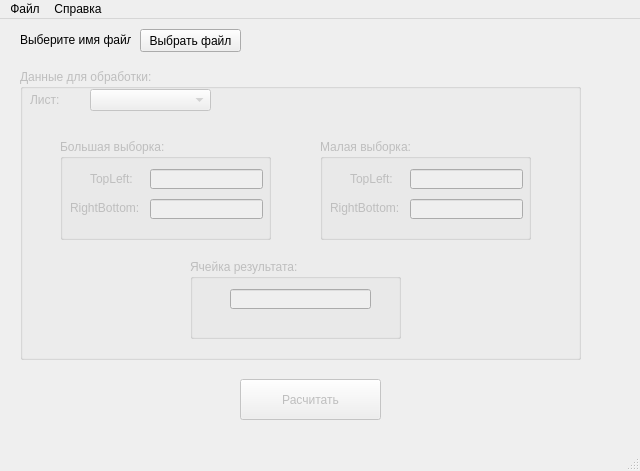
<?xml version="1.0" encoding="UTF-8"?>
<ui version="4.0">
 <class>MainWindow</class>
 <widget class="QMainWindow" name="MainWindow">
  <property name="windowModality">
   <enum>Qt::NonModal</enum>
  </property>
  <property name="geometry">
   <rect>
    <x>0</x>
    <y>0</y>
    <width>640</width>
    <height>471</height>
   </rect>
  </property>
  <property name="minimumSize">
   <size>
    <width>400</width>
    <height>400</height>
   </size>
  </property>
  <property name="maximumSize">
   <size>
    <width>1000</width>
    <height>1000</height>
   </size>
  </property>
  <property name="windowTitle">
   <string>Метод Пугачева</string>
  </property>
  <widget class="QWidget" name="centralwidget">
   <widget class="QLabel" name="label">
    <property name="geometry">
     <rect>
      <x>20</x>
      <y>13</y>
      <width>111</width>
      <height>16</height>
     </rect>
    </property>
    <property name="text">
     <string>Выберите имя файла:</string>
    </property>
   </widget>
   <widget class="QPushButton" name="btn_choose_file">
    <property name="geometry">
     <rect>
      <x>140</x>
      <y>10</y>
      <width>101</width>
      <height>23</height>
     </rect>
    </property>
    <property name="text">
     <string>Выбрать файл</string>
    </property>
   </widget>
   <widget class="QGroupBox" name="groupBox_data">
    <property name="enabled">
     <bool>false</bool>
    </property>
    <property name="geometry">
     <rect>
      <x>20</x>
      <y>50</y>
      <width>561</width>
      <height>291</height>
     </rect>
    </property>
    <property name="title">
     <string>Данные для обработки:</string>
    </property>
    <widget class="QLabel" name="label_2">
     <property name="geometry">
      <rect>
       <x>10</x>
       <y>23</y>
       <width>31</width>
       <height>16</height>
      </rect>
     </property>
     <property name="text">
      <string>Лист:</string>
     </property>
    </widget>
    <widget class="QComboBox" name="comboBox_list">
     <property name="geometry">
      <rect>
       <x>70</x>
       <y>20</y>
       <width>121</width>
       <height>22</height>
      </rect>
     </property>
    </widget>
    <widget class="QGroupBox" name="groupBox_large_sample">
     <property name="geometry">
      <rect>
       <x>40</x>
       <y>70</y>
       <width>211</width>
       <height>101</height>
      </rect>
     </property>
     <property name="title">
      <string>Большая выборка:</string>
     </property>
     <widget class="QLabel" name="label_4">
      <property name="geometry">
       <rect>
        <x>10</x>
        <y>61</y>
        <width>71</width>
        <height>16</height>
       </rect>
      </property>
      <property name="text">
       <string>RightBottom:</string>
      </property>
     </widget>
     <widget class="QLabel" name="label_3">
      <property name="geometry">
       <rect>
        <x>30</x>
        <y>33</y>
        <width>47</width>
        <height>13</height>
       </rect>
      </property>
      <property name="text">
       <string>TopLeft:</string>
      </property>
     </widget>
     <widget class="QLineEdit" name="lineEdit_top_left">
      <property name="geometry">
       <rect>
        <x>90</x>
        <y>30</y>
        <width>113</width>
        <height>20</height>
       </rect>
      </property>
     </widget>
     <widget class="QLineEdit" name="lineEdit_right_bottom">
      <property name="geometry">
       <rect>
        <x>90</x>
        <y>60</y>
        <width>113</width>
        <height>20</height>
       </rect>
      </property>
     </widget>
    </widget>
    <widget class="QGroupBox" name="groupBox_small_sample">
     <property name="geometry">
      <rect>
       <x>300</x>
       <y>70</y>
       <width>211</width>
       <height>101</height>
      </rect>
     </property>
     <property name="title">
      <string>Малая выборка:</string>
     </property>
     <widget class="QLabel" name="label_5">
      <property name="geometry">
       <rect>
        <x>10</x>
        <y>61</y>
        <width>71</width>
        <height>16</height>
       </rect>
      </property>
      <property name="text">
       <string>RightBottom:</string>
      </property>
     </widget>
     <widget class="QLabel" name="label_6">
      <property name="geometry">
       <rect>
        <x>30</x>
        <y>33</y>
        <width>47</width>
        <height>13</height>
       </rect>
      </property>
      <property name="text">
       <string>TopLeft:</string>
      </property>
     </widget>
     <widget class="QLineEdit" name="lineEdit_top_left_2">
      <property name="geometry">
       <rect>
        <x>90</x>
        <y>30</y>
        <width>113</width>
        <height>20</height>
       </rect>
      </property>
     </widget>
     <widget class="QLineEdit" name="lineEdit__right_bottom">
      <property name="geometry">
       <rect>
        <x>90</x>
        <y>60</y>
        <width>113</width>
        <height>20</height>
       </rect>
      </property>
     </widget>
    </widget>
    <widget class="QGroupBox" name="groupBox_4">
     <property name="geometry">
      <rect>
       <x>170</x>
       <y>190</y>
       <width>211</width>
       <height>80</height>
      </rect>
     </property>
     <property name="title">
      <string>Ячейка результата:</string>
     </property>
     <widget class="QLineEdit" name="lineEdit_5">
      <property name="geometry">
       <rect>
        <x>40</x>
        <y>30</y>
        <width>141</width>
        <height>20</height>
       </rect>
      </property>
     </widget>
    </widget>
   </widget>
   <widget class="QPushButton" name="btn_calc">
    <property name="enabled">
     <bool>false</bool>
    </property>
    <property name="geometry">
     <rect>
      <x>240</x>
      <y>360</y>
      <width>141</width>
      <height>41</height>
     </rect>
    </property>
    <property name="text">
     <string>Расчитать</string>
    </property>
   </widget>
   <widget class="QLabel" name="label_filename">
    <property name="geometry">
     <rect>
      <x>260</x>
      <y>13</y>
      <width>221</width>
      <height>16</height>
     </rect>
    </property>
    <property name="text">
     <string/>
    </property>
   </widget>
  </widget>
  <widget class="QMenuBar" name="menubar">
   <property name="geometry">
    <rect>
     <x>0</x>
     <y>0</y>
     <width>640</width>
     <height>21</height>
    </rect>
   </property>
   <widget class="QMenu" name="menu">
    <property name="title">
     <string>Файл</string>
    </property>
    <addaction name="action"/>
    <addaction name="action_2"/>
    <addaction name="separator"/>
    <addaction name="action_4"/>
   </widget>
   <widget class="QMenu" name="menu_2">
    <property name="title">
     <string>Справка</string>
    </property>
    <addaction name="action_5"/>
    <addaction name="action_6"/>
   </widget>
   <addaction name="menu"/>
   <addaction name="menu_2"/>
  </widget>
  <widget class="QStatusBar" name="statusbar"/>
  <action name="action">
   <property name="text">
    <string>Открыть</string>
   </property>
   <property name="shortcut">
    <string>Ctrl+O</string>
   </property>
  </action>
  <action name="action_2">
   <property name="text">
    <string>Закрыть</string>
   </property>
   <property name="shortcut">
    <string>Ctrl+F</string>
   </property>
  </action>
  <action name="action_4">
   <property name="text">
    <string>Выход</string>
   </property>
  </action>
  <action name="action_5">
   <property name="text">
    <string>Помощь</string>
   </property>
   <property name="shortcut">
    <string>Ctrl+F1</string>
   </property>
  </action>
  <action name="action_6">
   <property name="text">
    <string>О программе</string>
   </property>
  </action>
 </widget>
 <resources/>
 <connections>
  <connection>
   <sender>action_4</sender>
   <signal>triggered()</signal>
   <receiver>MainWindow</receiver>
   <slot>close()</slot>
   <hints>
    <hint type="sourcelabel">
     <x>-1</x>
     <y>-1</y>
    </hint>
    <hint type="destinationlabel">
     <x>319</x>
     <y>235</y>
    </hint>
   </hints>
  </connection>
  <connection>
   <sender>btn_choose_file</sender>
   <signal>clicked()</signal>
   <receiver>action</receiver>
   <slot>trigger()</slot>
   <hints>
    <hint type="sourcelabel">
     <x>190</x>
     <y>42</y>
    </hint>
    <hint type="destinationlabel">
     <x>-1</x>
     <y>-1</y>
    </hint>
   </hints>
  </connection>
 </connections>
</ui>
